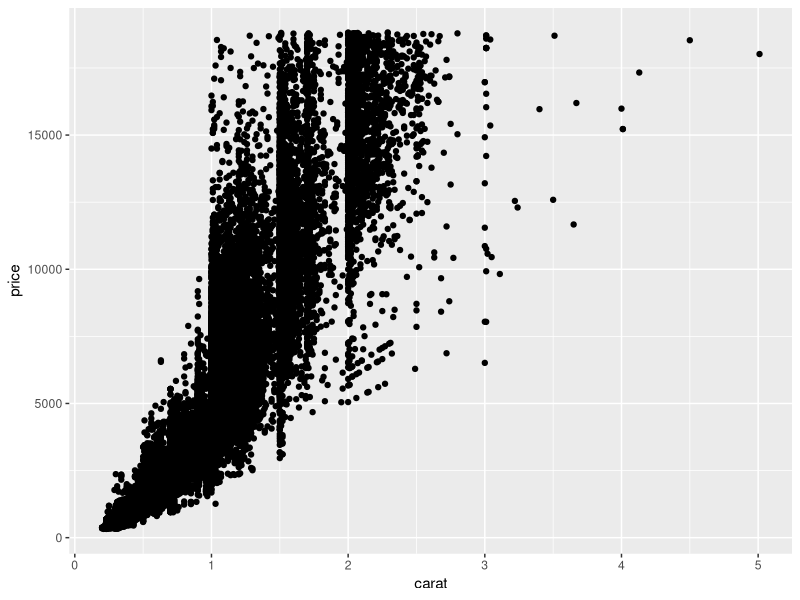
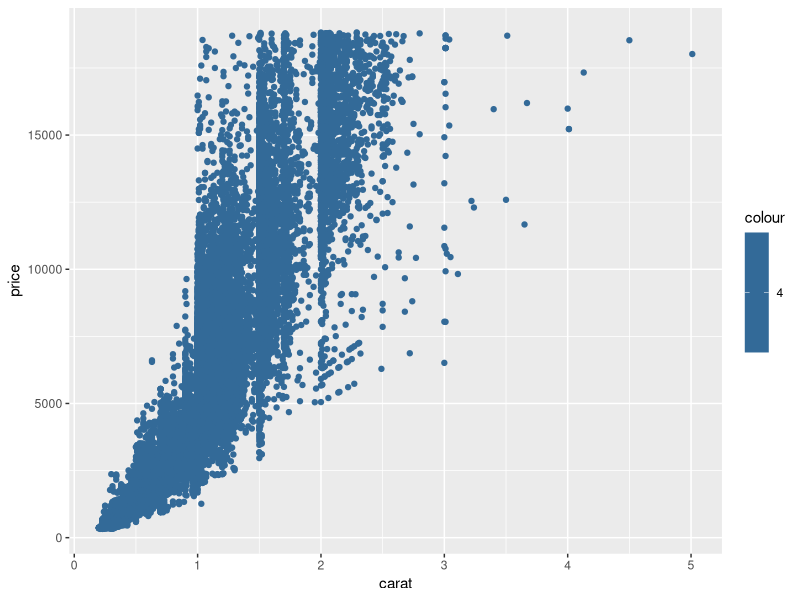
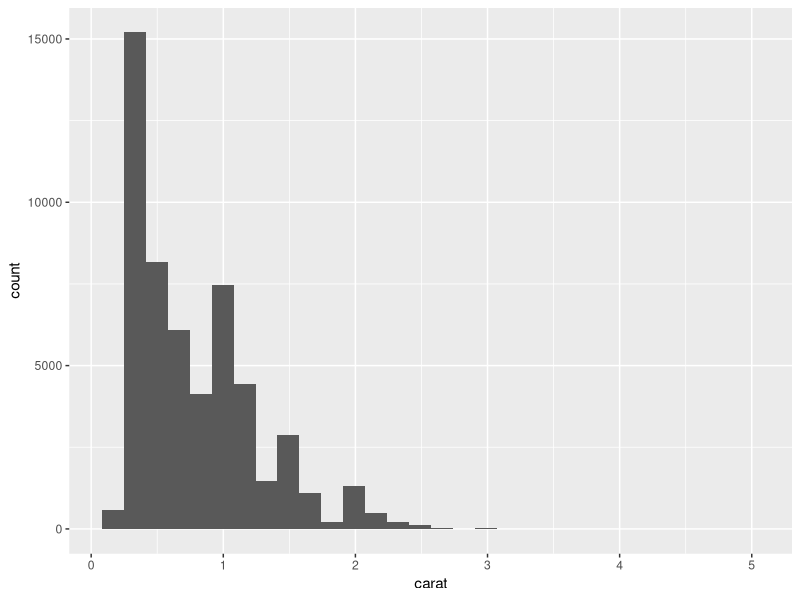
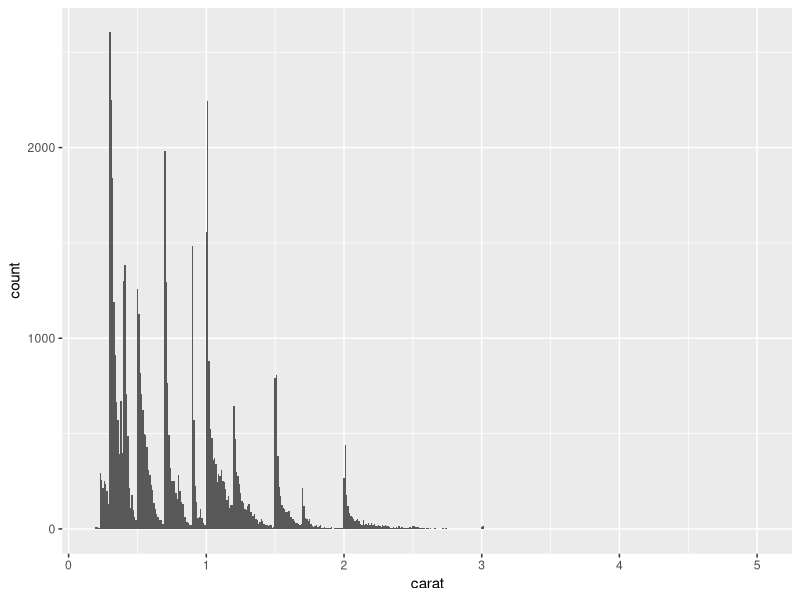
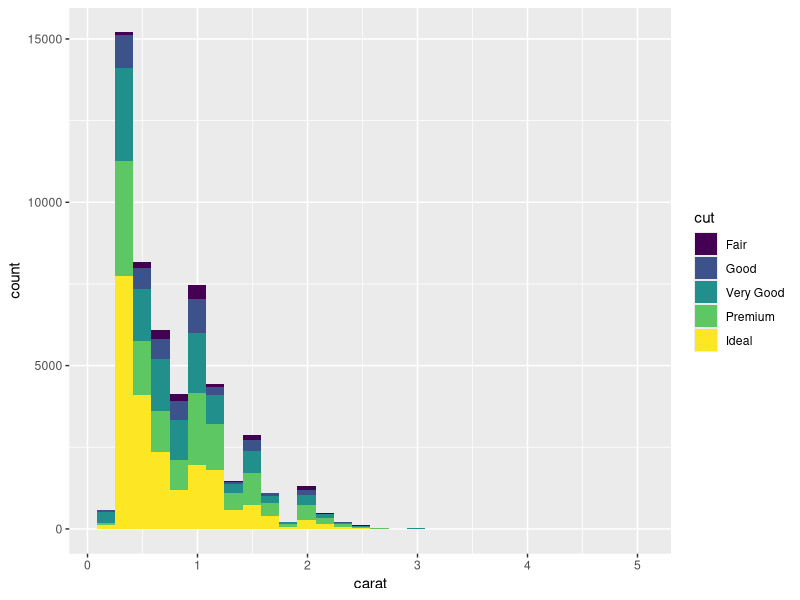
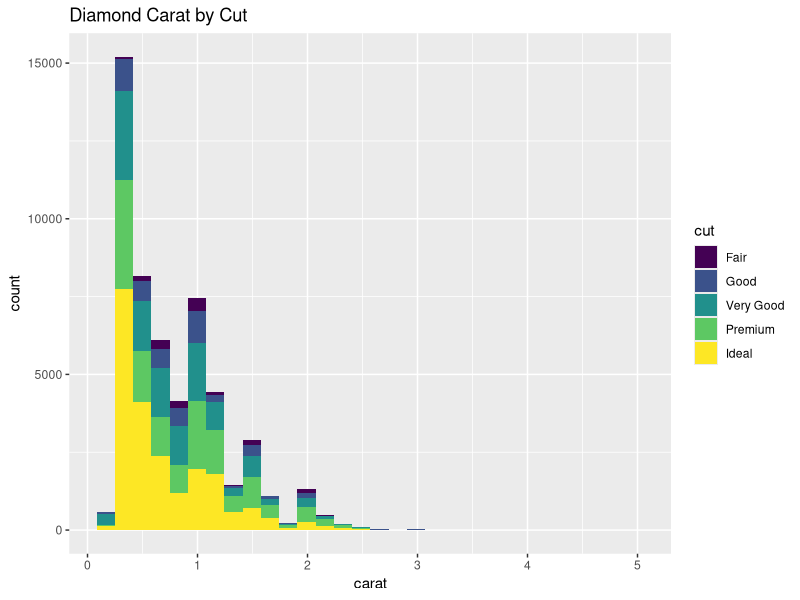
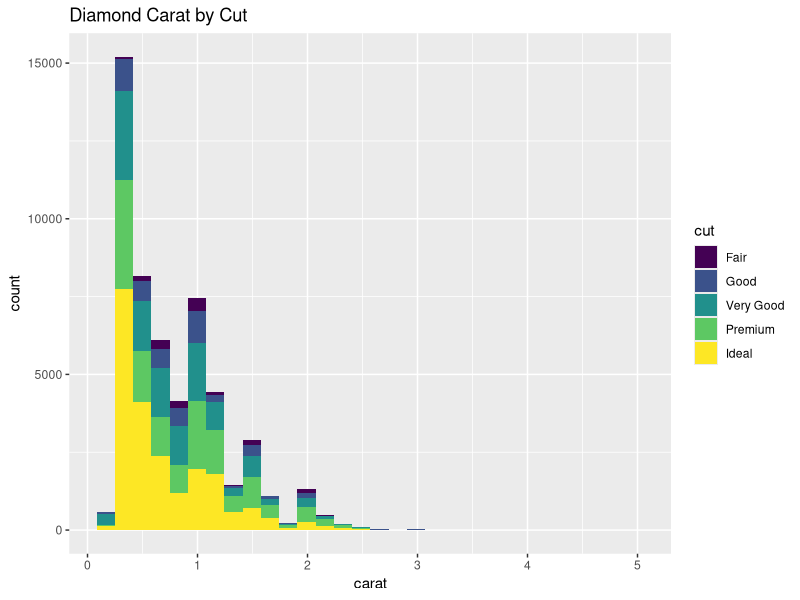

The R script that drew these images, in order:
library(ggplot2)
data("diamonds")


ggplot(data=diamonds,mapping=aes(x=carat, y=price,))+geom_point()


#coloring
ggplot(data=diamonds, mapping=aes(x=carat, y=price, color=4))+geom_point()









#Histogram
ggplot(diamonds, aes(carat)) + geom_histogram()
ggplot(diamonds, aes(carat)) + geom_histogram(binwidth = .01)
ggplot(diamonds, aes(carat, fill=cut)) + geom_histogram()

ggplot(diamonds, aes(carat, fill=cut)) + geom_histogram() + 
  ggtitle("Diamond Carat by Cut")

ggsave("Diamond.pdf")
